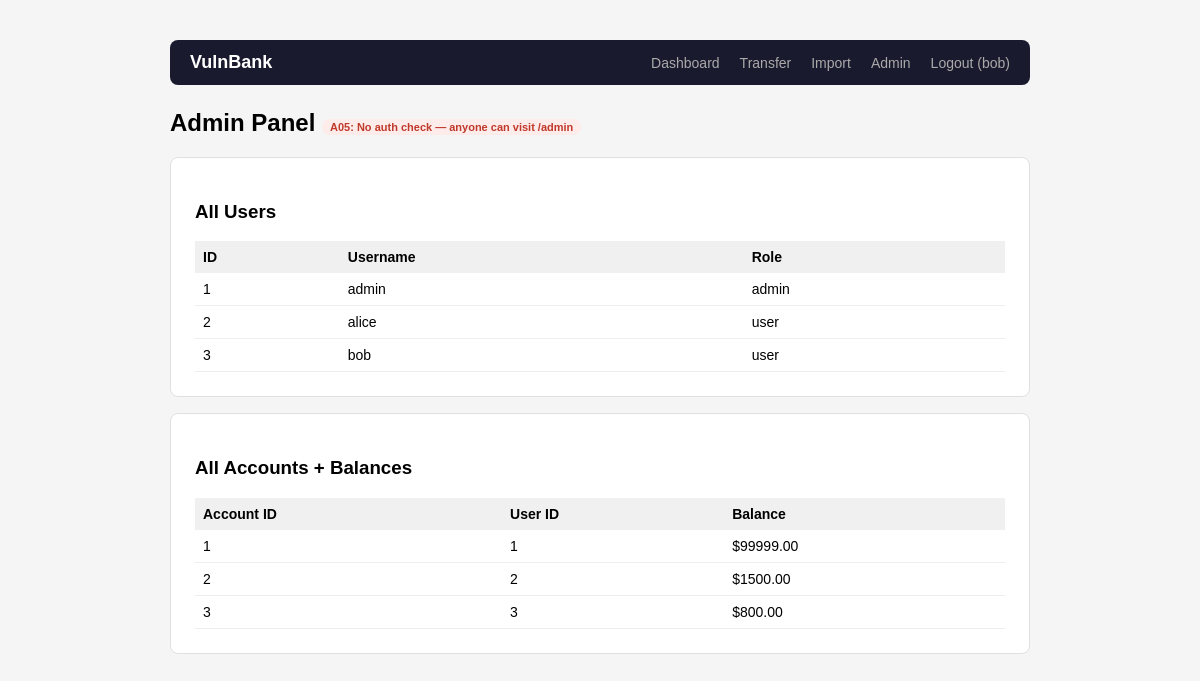
/admin (signed in), run on the app's committed database.
### tables this page shows
CREATE TABLE users (
            id INTEGER PRIMARY KEY AUTOINCREMENT,
            username TEXT UNIQUE NOT NULL,
            password TEXT NOT NULL,
            role TEXT DEFAULT 'user'
        );

CREATE TABLE accounts (
            id INTEGER PRIMARY KEY AUTOINCREMENT,
            user_id INTEGER NOT NULL,
            balance REAL DEFAULT 1000.0,
            FOREIGN KEY(user_id) REFERENCES users(id)
        );

### app.py (the view)
@app.route("/admin")
def admin():
    db = get_db()
    users = db.execute("SELECT id, username, role FROM users").fetchall()
    accounts = db.execute("SELECT * FROM accounts").fetchall()
    return render_template("admin.html", users=users, accounts=accounts)

### database.py (called while the page is built)
def get_db():
    conn = sqlite3.connect(DB_PATH)
    conn.row_factory = sqlite3.Row
    return conn

### templates/admin.html
{% extends "base.html" %} {% block content %}
<h2>
  Admin Panel
  <span class="vuln-badge">A05: No auth check — anyone can visit /admin</span>
</h2>
<div class="card">
  <h3>All Users</h3>
  <table>
    <tr>
      <th>ID</th>
      <th>Username</th>
      <th>Role</th>
    </tr>
    {% for u in users %}
    <tr>
      <td>{{ u.id }}</td>
      <td>{{ u.username }}</td>
      <td>{{ u.role }}</td>
    </tr>
    {% endfor %}
  </table>
</div>
<div class="card">
  <h3>All Accounts + Balances</h3>
  <table>
    <tr>
      <th>Account ID</th>
      <th>User ID</th>
      <th>Balance</th>
    </tr>
    {% for a in accounts %}
    <tr>
      <td>{{ a.id }}</td>
      <td>{{ a.user_id }}</td>
      <td>${{ "%.2f"|format(a.balance) }}</td>
    </tr>
    {% endfor %}
  </table>
</div>
{% endblock %}

### templates/base.html (shortened to what this page needs)
<!doctype html>
<html>
  <head>
  </head>
  <body>
    {% if session.user_id %}
    <nav>
      <span class="brand">VulnBank</span>
      <a href="/dashboard">Dashboard</a>
      <a href="/transfer">Transfer</a>
      <a href="/import">Import</a>
      <a href="/admin">Admin</a>
      <a href="/logout">Logout ({{ session.username }})</a>
    </nav>
    {% endif %} {% block content %}{% endblock %}
  </body>
</html>

### templates/base.html (style rules this page uses)
body { font-family: sans-serif; max-width: 860px; margin: 40px auto; padding: 0 20px; background: #f5f5f5; }
nav { background: #1a1a2e; color: white; padding: 12px 20px; border-radius: 8px; margin-bottom: 24px; display: flex; gap: 20px; align-items: center; }
nav a { color: #aaa; text-decoration: none; font-size: 14px; }
nav .brand { color: white; font-weight: bold; font-size: 18px; margin-right: auto; }
.card { background: white; border-radius: 8px; padding: 24px; margin-bottom: 16px; border: 1px solid #e0e0e0; }
table { width: 100%; border-collapse: collapse; font-size: 14px; }
th { text-align: left; padding: 8px; background: #f0f0f0; }
td { padding: 8px; border-bottom: 1px solid #eee; }
.vuln-badge { background: #fdecea; color: #c0392b; font-size: 11px; padding: 2px 8px; border-radius: 20px; }

### data on the page
users: username "bob", id "3", role "user"
users: id "1", username "admin", role "admin"
users: id "2", username "alice", role "user"
accounts: id "1", user_id "1", balance "99999.00"
accounts: id "2", user_id "2", balance "1500.00"
accounts: id "3", user_id "3", balance "800.00"
